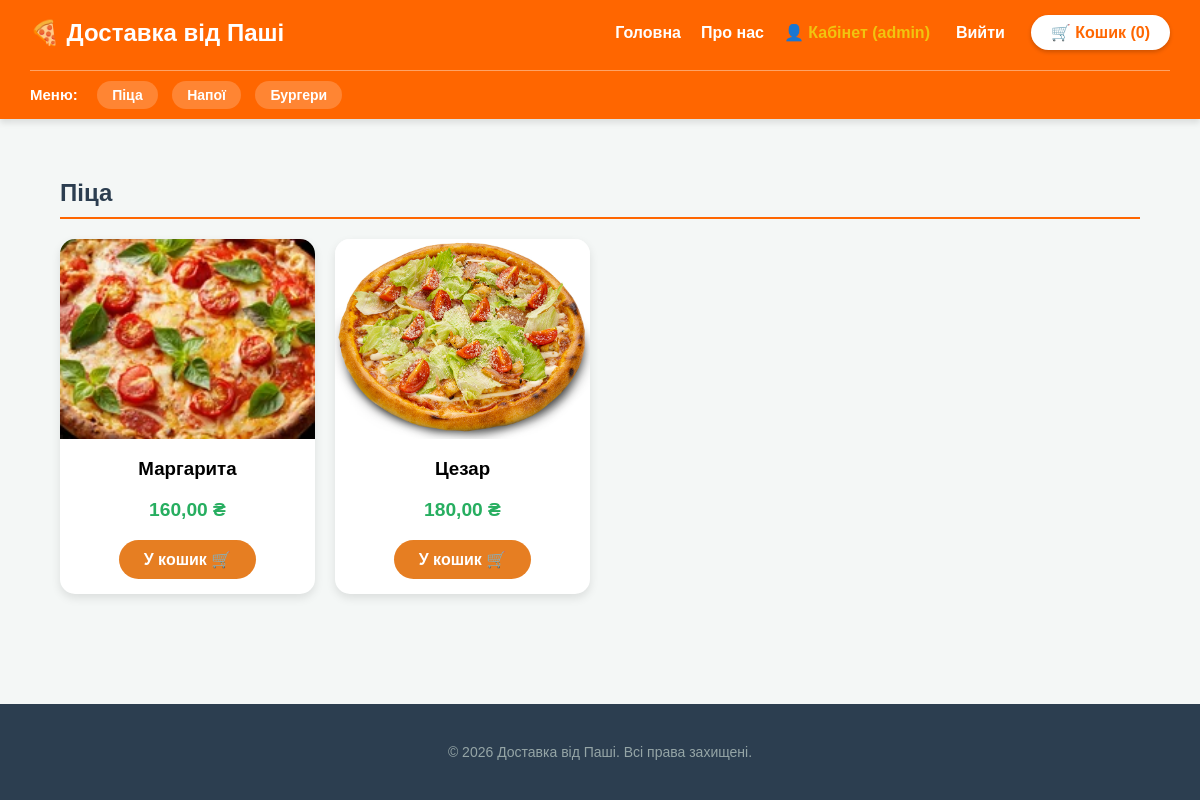
/category/1/ (signed in), run on the app's committed database.
### delivery/models.py (models this page shows, shortened)
class Category(models.Model):
    name = models.CharField(max_length=100, verbose_name="Назва категорії")

class Dish(models.Model):
    category = models.ForeignKey(Category, on_delete=models.CASCADE, verbose_name="Категорія")
    name = models.CharField(max_length=100, verbose_name="Назва страви")
    price = models.DecimalField(max_digits=10, decimal_places=2, verbose_name="Ціна")
    image = models.ImageField(upload_to='dishes/', blank=True, null=True, verbose_name="Фото")
    created_at = models.DateTimeField(auto_now_add=True, verbose_name="Дата додавання", null=True)

### delivery/views.py (the view)
# urls.py: path('category/<int:category_id>/', views.category_view, name='category'),
def category_view(request, category_id):
    category = get_object_or_404(Category, id=category_id)
    dishes = Dish.objects.filter(category=category).order_by('name')
    return render(request, 'delivery/page.html', {
        'title': category.name, 'categories': Category.objects.all(),
        'dishes': dishes, 'is_category': True, 'cart_count': get_cart_count(request)
    })

### delivery/views.py (called while the page is built)
def get_cart_count(request):
    cart = request.session.get('cart', {})
    if not isinstance(cart, dict):
        request.session['cart'] = {}
        return 0
    return sum(cart.values())

### delivery/templates/delivery/page.html (shortened to what this page needs)
{% extends 'delivery/base.html' %}
{% load static %}
{% block content %}
<div class="container" style="padding: 20px;">
    {% if is_home or is_category %}
        <h2 class="page-title">{{ title }}</h2>
        <div style="display: grid; grid-template-columns: repeat(auto-fill, minmax(250px, 1fr)); gap: 20px; margin-top: 20px;">
            {% for dish in dishes %}
                <div style="background: #fff; border-radius: 15px; overflow: hidden; box-shadow: 0 4px 10px rgba(0,0,0,0.1); text-align: center; padding-bottom: 15px;">
                    {% if dish.image %}
                        <img src="{{ dish.image.url }}" style="width: 100%; height: 200px; object-fit: cover;">
                    {% endif %}
                    <h3 style="margin: 15px 0 5px;">{{ dish.name }}</h3>
                    <p style="color: #27ae60; font-weight: bold; font-size: 1.2em;">{{ dish.price }} ₴</p>
                    <a href="{% url 'add_to_cart' dish.id %}" style="display: inline-block; background: #e67e22; color: white; text-decoration: none; padding: 10px 25px; border-radius: 25px; font-weight: bold;">У кошик 🛒</a>
                </div>
            {% endfor %}
        </div>
    {% else %}
        <div style="max-width: 800px; margin: 0 auto; background: #fff; padding: 40px; border-radius: 15px; text-align: center;">
            <h1>{{ title }}</h1>
            <p style="font-size: 1.2em; line-height: 1.6; color: #555;">{{ content }}</p>
        </div>
    {% endif %}
</div>
{% endblock %}

### delivery/templates/delivery/base.html (shortened to what this page needs)
{% load static %}
<!DOCTYPE html>
<html>
<head>
    <link rel="stylesheet" href="{% static 'delivery/style.css' %}">
</head>
<body>
    <header class="site-header">
        <div class="header-top">
            <h2>🍕 Доставка від Паші</h2>
            <nav class="main-nav">
                <a href="{% url 'home' %}" class="nav-link">Головна</a>
                <a href="{% url 'about' %}" class="nav-link">Про нас</a>
                {% if user.is_authenticated %}
                    <a href="{% url 'profile' %}" class="nav-link" style="color: #f1c40f;">👤 Кабінет ({{ user.username }})</a>
                    <form action="{% url 'logout' %}" method="post" style="display:inline;">
                        <button type="submit" class="nav-link" style="background:none; border:none; cursor:pointer; font-size:16px;">Вийти</button>
                    </form>
                {% else %}
                    <a href="{% url 'login' %}" class="nav-link">Увійти</a>
                    <a href="{% url 'register' %}" class="nav-link" style="border: 1px solid white; padding: 5px 10px; border-radius: 5px;">Реєстрація</a>
                {% endif %}
                <a href="{% url 'cart' %}" class="cart-link">🛒 Кошик ({{ cart_count|default:"0" }})</a>
            </nav>
        </div>
        <div class="menu-cats">
            <span>Меню:</span>
            {% for cat in categories %}
                <a href="{% url 'category' cat.id %}" class="cat-badge">{{ cat.name }}</a>
            {% endfor %}
        </div>
    </header>
    <main class="main-content">
        {% block content %}{% endblock %}
    </main>
    <footer class="site-footer">
        <p class="footer-copy">&copy; 2026 Доставка від Паші. Всі права захищені.</p>
    </footer>
</body>
</html>

### delivery/static/delivery/style.css (style rules this page uses)
body { font-family: Arial, sans-serif; margin: 0; padding: 0; display: flex; flex-direction: column; min-height: 100vh; background-color: #f4f7f6; }
.main-content { flex: 1; padding: 40px; max-width: 1200px; margin: 0 auto; width: 100%; box-sizing: border-box; }
.page-title { color: #2c3e50; border-bottom: 2px solid #ff6600; padding-bottom: 10px; margin-top: 0; }
.site-header { background-color: #ff6600; padding: 15px 30px; color: white; box-shadow: 0 4px 6px rgba(0,0,0,0.1); }
.header-top { display: flex; justify-content: space-between; align-items: center; }
.header-top h2 { margin: 0; }
.main-nav { display: flex; align-items: center; gap: 20px; }
.nav-link { color: white; text-decoration: none; font-weight: bold; font-size: 16px; }
.cart-link { background: white; color: #ff6600; padding: 8px 20px; border-radius: 20px; text-decoration: none; font-weight: bold; font-size: 16px; box-shadow: 0 2px 4px rgba(0,0,0,0.2); }
.menu-cats { margin-top: 20px; padding-top: 15px; border-top: 1px solid rgba(255,255,255,0.4); }
.menu-cats span { font-size: 15px; font-weight: bold; margin-right: 15px; }
.cat-badge { background: rgba(255,255,255,0.2); color: white; padding: 6px 15px; border-radius: 20px; font-size: 14px; font-weight: bold; text-decoration: none; margin-right: 10px; transition: 0.3s; }
.site-footer { background-color: #2c3e50; color: #ecf0f1; text-align: center; padding: 40px 20px; margin-top: auto; }
.footer-copy { margin: 0; font-size: 14px; color: #95a5a6; }

### data on the page
Category: name "Піца"
Category: name "Напої"
Category: name "Бургери"
Dish: image (picture), name "Маргарита", price "160,00"
Dish: image (picture), name "Цезар", price "180,00"

### other printed values
{{ user.username }} "admin"
{{ cart_count|default:"0" }} "0"
